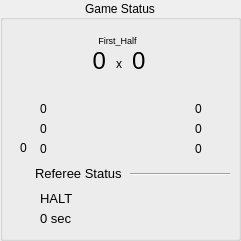
   <widget class="QGroupBox" name="statusBox">
    <property name="geometry">
     <rect>
      <x>16</x>
      <y>550</y>
      <width>241</width>
      <height>241</height>
     </rect>
    </property>
    <property name="title">
     <string>Game Status</string>
    </property>
    <property name="alignment">
     <set>Qt::AlignCenter</set>
    </property>
    <widget class="QLabel" name="team_b">
     <property name="geometry">
      <rect>
       <x>20</x>
       <y>40</y>
       <width>48</width>
       <height>48</height>
      </rect>
     </property>
     <property name="text">
      <string/>
     </property>
     <property name="pixmap">
      <pixmap resource="../../rsc.qrc">:/textures/textures/ui/armorial.ico</pixmap>
     </property>
     <property name="scaledContents">
      <bool>true</bool>
     </property>
    </widget>
    <widget class="QLabel" name="team_y">
     <property name="geometry">
      <rect>
       <x>170</x>
       <y>40</y>
       <width>48</width>
       <height>48</height>
      </rect>
     </property>
     <property name="text">
      <string/>
     </property>
     <property name="pixmap">
      <pixmap resource="../../rsc.qrc">:/textures/textures/ui/warthog_logo.png</pixmap>
     </property>
     <property name="scaledContents">
      <bool>true</bool>
     </property>
    </widget>
    <widget class="QLabel" name="score_b">
     <property name="geometry">
      <rect>
       <x>75</x>
       <y>50</y>
       <width>31</width>
       <height>21</height>
      </rect>
     </property>
     <property name="font">
      <font>
       <pointsize>18</pointsize>
      </font>
     </property>
     <property name="text">
      <string>0</string>
     </property>
     <property name="alignment">
      <set>Qt::AlignRight|Qt::AlignTrailing|Qt::AlignVCenter</set>
     </property>
    </widget>
    <widget class="QLabel" name="score_y">
     <property name="geometry">
      <rect>
       <x>132</x>
       <y>50</y>
       <width>31</width>
       <height>21</height>
      </rect>
     </property>
     <property name="font">
      <font>
       <pointsize>18</pointsize>
      </font>
     </property>
     <property name="text">
      <string>0</string>
     </property>
     <property name="pixmap">
      <pixmap resource="../../rsc.qrc">:/textures/textures/armorial.ico</pixmap>
     </property>
     <property name="scaledContents">
      <bool>true</bool>
     </property>
    </widget>
    <widget class="QLabel" name="label_16">
     <property name="geometry">
      <rect>
       <x>111</x>
       <y>55</y>
       <width>16</width>
       <height>17</height>
      </rect>
     </property>
     <property name="text">
      <string>x</string>
     </property>
     <property name="alignment">
      <set>Qt::AlignCenter</set>
     </property>
    </widget>
    <widget class="QLabel" name="label_17">
     <property name="geometry">
      <rect>
       <x>20</x>
       <y>100</y>
       <width>16</width>
       <height>16</height>
      </rect>
     </property>
     <property name="text">
      <string/>
     </property>
     <property name="pixmap">
      <pixmap resource="../../rsc.qrc">:/textures/textures/ui/yellowcard.png</pixmap>
     </property>
     <property name="scaledContents">
      <bool>true</bool>
     </property>
    </widget>
    <widget class="QLabel" name="label_18">
     <property name="geometry">
      <rect>
       <x>20</x>
       <y>120</y>
       <width>16</width>
       <height>16</height>
      </rect>
     </property>
     <property name="text">
      <string/>
     </property>
     <property name="pixmap">
      <pixmap resource="../../rsc.qrc">:/textures/textures/ui/redcard.png</pixmap>
     </property>
     <property name="scaledContents">
      <bool>true</bool>
     </property>
    </widget>
    <widget class="QLabel" name="label_19">
     <property name="geometry">
      <rect>
       <x>20</x>
       <y>140</y>
       <width>16</width>
       <height>16</height>
      </rect>
     </property>
     <property name="text">
      <string>0</string>
     </property>
     <property name="pixmap">
      <pixmap resource="../../rsc.qrc">:/textures/textures/ui/timeout.png</pixmap>
     </property>
     <property name="scaledContents">
      <bool>true</bool>
     </property>
    </widget>
    <widget class="QLabel" name="yelc_b">
     <property name="geometry">
      <rect>
       <x>40</x>
       <y>100</y>
       <width>21</width>
       <height>17</height>
      </rect>
     </property>
     <property name="text">
      <string>0</string>
     </property>
    </widget>
    <widget class="QLabel" name="tout_b">
     <property name="geometry">
      <rect>
       <x>40</x>
       <y>140</y>
       <width>21</width>
       <height>17</height>
      </rect>
     </property>
     <property name="text">
      <string>0</string>
     </property>
    </widget>
    <widget class="QLabel" name="redc_b">
     <property name="geometry">
      <rect>
       <x>40</x>
       <y>120</y>
       <width>21</width>
       <height>17</height>
      </rect>
     </property>
     <property name="text">
      <string>0</string>
     </property>
    </widget>
    <widget class="QLabel" name="label_20">
     <property name="geometry">
      <rect>
       <x>210</x>
       <y>140</y>
       <width>16</width>
       <height>16</height>
      </rect>
     </property>
     <property name="text">
      <string/>
     </property>
     <property name="pixmap">
      <pixmap resource="../../rsc.qrc">:/textures/textures/ui/timeout.png</pixmap>
     </property>
     <property name="scaledContents">
      <bool>true</bool>
     </property>
    </widget>
    <widget class="QLabel" name="yelc_y">
     <property name="geometry">
      <rect>
       <x>195</x>
       <y>100</y>
       <width>21</width>
       <height>17</height>
      </rect>
     </property>
     <property name="text">
      <string>0</string>
     </property>
    </widget>
    <widget class="QLabel" name="redc_y">
     <property name="geometry">
      <rect>
       <x>195</x>
       <y>120</y>
       <width>21</width>
       <height>17</height>
      </rect>
     </property>
     <property name="text">
      <string>0</string>
     </property>
    </widget>
    <widget class="QLabel" name="label_33">
     <property name="geometry">
      <rect>
       <x>210</x>
       <y>100</y>
       <width>16</width>
       <height>16</height>
      </rect>
     </property>
     <property name="text">
      <string/>
     </property>
     <property name="pixmap">
      <pixmap resource="../../rsc.qrc">:/textures/textures/ui/yellowcard.png</pixmap>
     </property>
     <property name="scaledContents">
      <bool>true</bool>
     </property>
    </widget>
    <widget class="QLabel" name="label_34">
     <property name="geometry">
      <rect>
       <x>210</x>
       <y>120</y>
       <width>16</width>
       <height>16</height>
      </rect>
     </property>
     <property name="text">
      <string/>
     </property>
     <property name="pixmap">
      <pixmap resource="../../rsc.qrc">:/textures/textures/ui/redcard.png</pixmap>
     </property>
     <property name="scaledContents">
      <bool>true</bool>
     </property>
    </widget>
    <widget class="QLabel" name="tout_y">
     <property name="geometry">
      <rect>
       <x>195</x>
       <y>140</y>
       <width>21</width>
       <height>17</height>
      </rect>
     </property>
     <property name="text">
      <string>0</string>
     </property>
    </widget>
    <widget class="QLabel" name="label_time">
     <property name="geometry">
      <rect>
       <x>40</x>
       <y>210</y>
       <width>191</width>
       <height>16</height>
      </rect>
     </property>
     <property name="font">
      <font>
       <pointsize>10</pointsize>
      </font>
     </property>
     <property name="text">
      <string>0 sec</string>
     </property>
    </widget>
    <widget class="QLabel" name="label_stage">
     <property name="geometry">
      <rect>
       <x>67</x>
       <y>30</y>
       <width>101</width>
       <height>20</height>
      </rect>
     </property>
     <property name="font">
      <font>
       <pointsize>7</pointsize>
      </font>
     </property>
     <property name="text">
      <string>First_Half</string>
     </property>
     <property name="alignment">
      <set>Qt::AlignCenter</set>
     </property>
    </widget>
    <widget class="QLabel" name="label_35">
     <property name="geometry">
      <rect>
       <x>20</x>
       <y>210</y>
       <width>16</width>
       <height>16</height>
      </rect>
     </property>
     <property name="font">
      <font>
       <family>Umpush</family>
       <pointsize>9</pointsize>
      </font>
     </property>
     <property name="text">
      <string/>
     </property>
     <property name="pixmap">
      <pixmap resource="../../rsc.qrc">:/textures/textures/ui/time.png</pixmap>
     </property>
     <property name="scaledContents">
      <bool>true</bool>
     </property>
    </widget>
    <widget class="QLabel" name="label_command">
     <property name="geometry">
      <rect>
       <x>40</x>
       <y>190</y>
       <width>191</width>
       <height>16</height>
      </rect>
     </property>
     <property name="font">
      <font>
       <pointsize>10</pointsize>
      </font>
     </property>
     <property name="text">
      <string>HALT</string>
     </property>
    </widget>
    <widget class="QLabel" name="label_36">
     <property name="geometry">
      <rect>
       <x>20</x>
       <y>190</y>
       <width>16</width>
       <height>16</height>
      </rect>
     </property>
     <property name="font">
      <font>
       <family>Umpush</family>
       <pointsize>9</pointsize>
      </font>
     </property>
     <property name="text">
      <string/>
     </property>
     <property name="pixmap">
      <pixmap resource="../../rsc.qrc">:/textures/textures/ui/command.png</pixmap>
     </property>
     <property name="scaledContents">
      <bool>true</bool>
     </property>
    </widget>
    <widget class="QLabel" name="label_7">
     <property name="geometry">
      <rect>
       <x>10</x>
       <y>165</y>
       <width>18</width>
       <height>18</height>
      </rect>
     </property>
     <property name="text">
      <string/>
     </property>
     <property name="pixmap">
      <pixmap resource="../../rsc.qrc">:/textures/textures/ui/referee.png</pixmap>
     </property>
     <property name="scaledContents">
      <bool>true</bool>
     </property>
    </widget>
    <widget class="QLabel" name="label_8">
     <property name="geometry">
      <rect>
       <x>35</x>
       <y>165</y>
       <width>111</width>
       <height>17</height>
      </rect>
     </property>
     <property name="font">
      <font>
       <pointsize>10</pointsize>
      </font>
     </property>
     <property name="text">
      <string>Referee Status</string>
     </property>
    </widget>
    <widget class="Line" name="line_2">
     <property name="geometry">
      <rect>
       <x>130</x>
       <y>173</y>
       <width>100</width>
       <height>3</height>
      </rect>
     </property>
     <property name="orientation">
      <enum>Qt::Horizontal</enum>
     </property>
    </widget>
   </widget>
